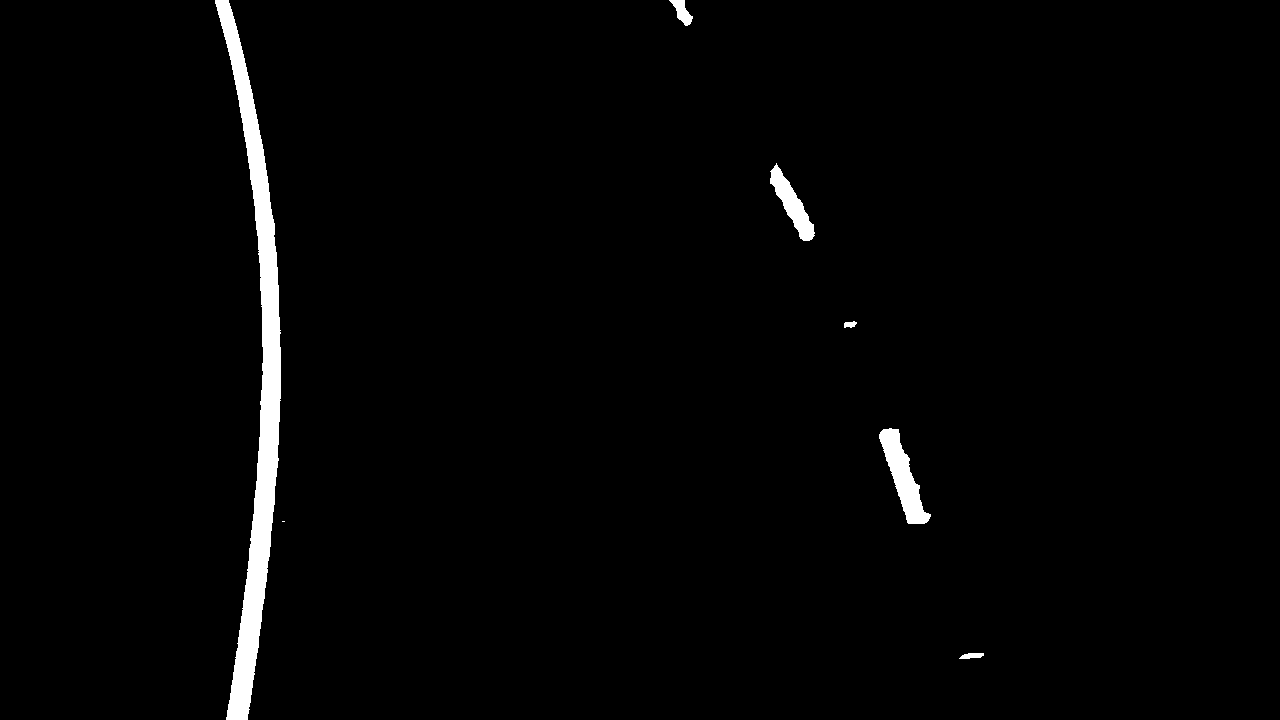
#> input picture book_images/threshold.png, 1280 x 720 px
$ jupyter execute find_lines.ipynb
#> lines starting #> are read from the running program, lines starting #| are printed output that depends on the picture; after the words box and inside, x2 and y2 are one past the last pixel; in counts of white or black regions, pixels touching at a corner belong together
# **Finding the Lane Lines**

## **Imports**

[cell 1]
import cv2
import numpy as np
import matplotlib.pyplot as plt

## **Historgram**

[cell 2]
img = cv2.imread('book_images/threshold.png')
#> img is the input picture: shape (720, 1280, 3); 1.8% white; 7 white regions (1 under 20 px), largest, box (x1, y1, x2, y2) and area: (215, 0, 281, 720) 13283, (879, 428, 931, 524) 1996, (770, 163, 815, 241) 1257, (669, 0, 693, 26) 301, (959, 653, 984, 659) 111, (844, 321, 857, 328) 65
img = cv2.cvtColor(img, cv2.COLOR_BGR2GRAY)
plt.imshow(img, cmap='gray')

[cell 3]
hist = np.sum(img[img.shape[0] // 2:, :], axis=0)
#> hist = 1280 values, max 62220 at index 263, min 0 at index 0, mean 1875.8

hist_scaled = hist.astype('float32')
#> hist_scaled has the same summary as hist
hist_scaled *= (img.shape[0]) / hist.max()
#> hist_scaled = 1280 values, max 720 at index 263, min 0 at index 0, mean 21.71

implot = plt.imshow(np.flipud(img), origin='lower', cmap='gray')
plt.plot(hist_scaled, linewidth=5, color='red')
plt.show()
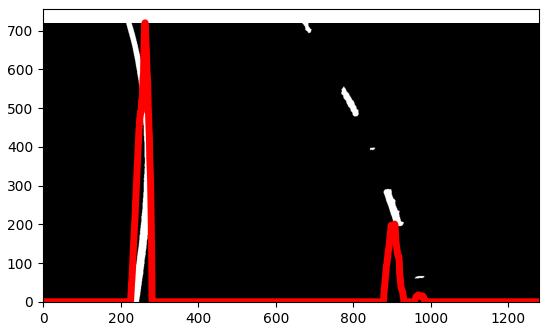
#> figure drawn by matplotlib, 1 panel

[cell 4]
def find_pixels(center, margin, window_height, non_zero_x, non_zero_y):

    # Define top-left and bottom-right x and y coords for window boundry
    top_left = (center[0] - margin, center[1] - (window_height // 2))
    bottom_right = (center[0] + margin, center[1] + window_height // 2)

    # Create conditions for array indexing
    cond_x = (non_zero_x >= top_left[0]) & (non_zero_x <= bottom_right[0])
    cond_y = (non_zero_y >= top_left[1]) & (non_zero_y <= bottom_right[1])

    # Index non-zero array to only take pixels within the window boundries
    targets_x = non_zero_x[cond_x & cond_y]
    targets_y = non_zero_y[cond_x & cond_y]

    # print(top_left, bottom_right)
    # print(len(targets_x), len(targets_y))

    return targets_x, targets_y

[cell 5]
# Create historgram
hist = np.sum(img[img.shape[0] // 2:, :], axis=0)

# Define midpoint of historgram
midpoint = int(hist.shape[0] / 2)
#> midpoint = 640

# Define base location of left and right lines based on the peak
# of the histograms to the left and right of the midpoint
left_x_base = np.argmax(hist[:midpoint])
#> left_x_base = 263
right_x_base = np.argmax(hist[midpoint:]) + midpoint
#> right_x_base = 907

# Define the number of sliding windows and window height
n_windows = 9
window_height = int(img.shape[0] // n_windows)
#> window_height = 80

# Define margin for window width
margin = 100

# Create pointers for lane center x locations
left_x_curr = left_x_base
#> left_x_curr = 263
right_x_curr = right_x_base
#> right_x_curr = 907

# Create pointer for y locations of center of first window
y_curr = img.shape[0] - window_height // 2
#> y_curr = 680

# Create empty lists to store lane line pixel locations
left_x, left_y, right_x, right_y = [], [], [], []

# Get x and y poisitions of all non-zero pixels in image
non_zero = img.nonzero()
#> non_zero = 17016 positions, rows 0 to 719, columns 215 to 983
non_zero_x = np.array(non_zero[1])
#> non_zero_x = 17016 values, max 983 at index 15511, min 215 at index 0, mean 386.7
non_zero_y = np.array(non_zero[0])
#> non_zero_y = 17016 values from 0 to 719

# Define minimum number of pixels detected to shift window
min_pixels = 50


# Start sliding window
for _ in range(n_windows):
    # Define center coords of left and right windows
    print(left_x_curr, right_x_curr, y_curr)
    center_left = (left_x_curr, y_curr)
    center_right = (right_x_curr, y_curr)

    # Get x and y coords of pixels that fall within the window
    left_window_x, left_window_y = find_pixels(center_left, margin, window_height, non_zero_x, non_zero_y)
    right_window_x, right_window_y = find_pixels(center_right, margin, window_height, non_zero_x, non_zero_y)

    # Add pixels detected in window to master lists
    left_x.extend(left_window_x)
    left_y.extend(left_window_y)
    right_x.extend(right_window_x)
    right_y.extend(right_window_y)

    # Update pointers
    if len(left_window_x) >= min_pixels:
        left_x_curr = np.int32(np.mean(left_window_x))
    if len(right_window_x) >= min_pixels:
        right_x_curr = np.int32(np.mean(right_window_x))
    y_curr -= window_height
#> this loop made 9 passes
#> (center_left, center_right, right_window_x, right_window_y, left_x_curr) on passes 6, 9: ((270, 280), (849, 280), [803, 804, 805, 806, 807, 808, 809], [240, 240, 240, 240, 240, 240, 240], 268), ((249, 40), (791, 40), [691, 692, 691, 692, 691, 692, 691, 691, 691], [16, 16, 17, 17, 18, 18, 19, 20, 21], 232)
#> (center_left, center_right, left_x_curr, right_x_curr) on passes 1, 3, 4, 5, 7: ((263, 680), (907, 680), 242, 971), ((253, 520), (971, 520), 262, 911), ((262, 440), (911, 440), 268, 895), ((268, 360), (895, 360), 270, 849), ((268, 200), (849, 200), 261, 791)
#| 263 907 680
#| 242 971 600
#| 253 971 520
#| 262 911 440
#| 268 895 360
#| 270 849 280
#| 268 849 200
#| 261 791 120
#> (further printed lines are left out)
#> after the loop, left_x = 13433 values, max 284 at index 4211, min 215 at index 12250, mean 257; left_y = 13433 values, max 719 at index 1684, min 0 at index 12250, mean 383.1; right_x = 3465 values, max 983 at index 15, min 691 at index 3456, mean 863; right_y = 3465 values, max 658 at index 100, min 16 at index 3456, mean 379.1; y_curr = -40

[cell 6]
out_img = cv2.cvtColor(img, cv2.COLOR_GRAY2RGB)
# out_img = np.zeros((img.shape[0], img.shape[1], 3))

left_fit = np.polyfit(left_y, left_x, 2)
#> left_fit = [-0.000324, 0.244, 224.5]
right_fit = np.polyfit(right_y, right_x, 2)
#> right_fit = [-0.000124, 0.494, 695.9]

draw_x = np.linspace(0, img.shape[1], img.shape[1])
#> draw_x = 1280 values from 0 to 1280

draw_y_left = np.polyval(left_fit, draw_x)
#> draw_y_left = 1280 values, max 270.5 at index 377, min 7 at index 1279, mean 204
draw_y_right = np.polyval(right_fit, draw_x)
#> draw_y_right = 1280 values from 695.9 to 1125.6

draw_points_left = (np.asarray([draw_y_left, draw_x]).T).astype(np.int32)
#> draw_points_left = 1280 pairs, first value 7 to 270, second value 0 to 1280
draw_points_right = (np.asarray([draw_y_right, draw_x]).T).astype(np.int32)
#> draw_points_right = 1280 pairs, first value 695 to 1125, second value 0 to 1280

draw = cv2.polylines(out_img, [draw_points_left], False, (0, 255, 0), thickness=8)
draw = cv2.polylines(out_img, [draw_points_right], False, (0, 255, 0), thickness=8)
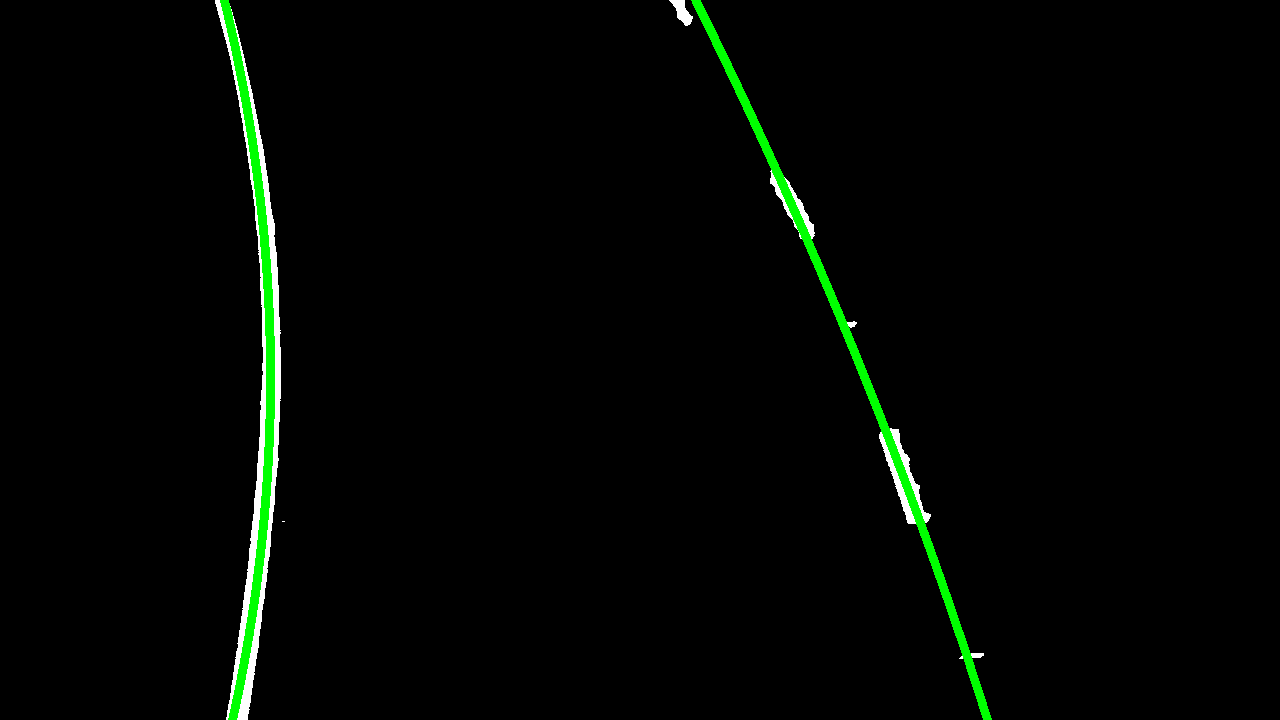
#> draw: shape (720, 1280, 3); mean B, G, R 2.5, 6.1, 2.5
draw = draw.astype(np.int32)
plt.imshow(draw)

[cell 7]
out_img = np.zeros((img.shape[0], img.shape[1], 3))

draw = cv2.polylines(out_img, [draw_points_left], False, (0, 255, 0), thickness=8)
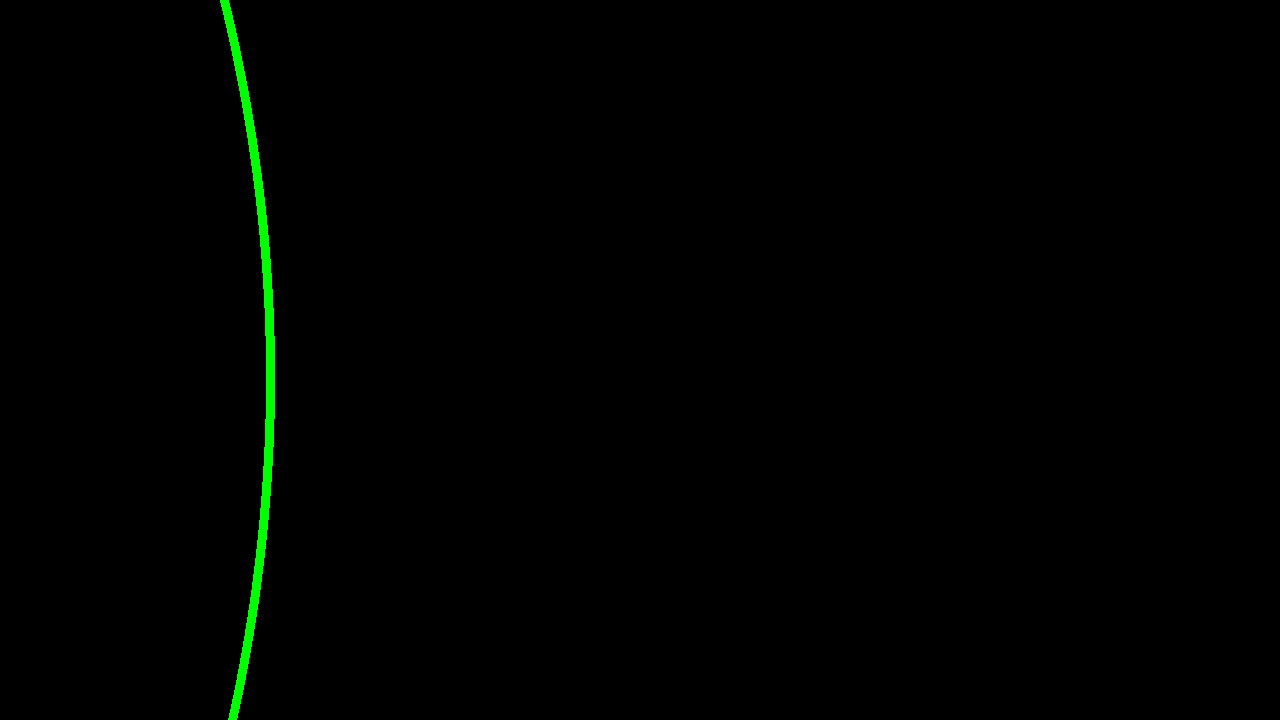
#> draw: shape (720, 1280, 3) float64; mean B, G, R 0, 1.8, 0
draw = cv2.polylines(out_img, [draw_points_right], False, (0, 255, 0), thickness=8)
# draw = draw.astype(np.int32)

cv2.imwrite('book_images/lines.png', draw)
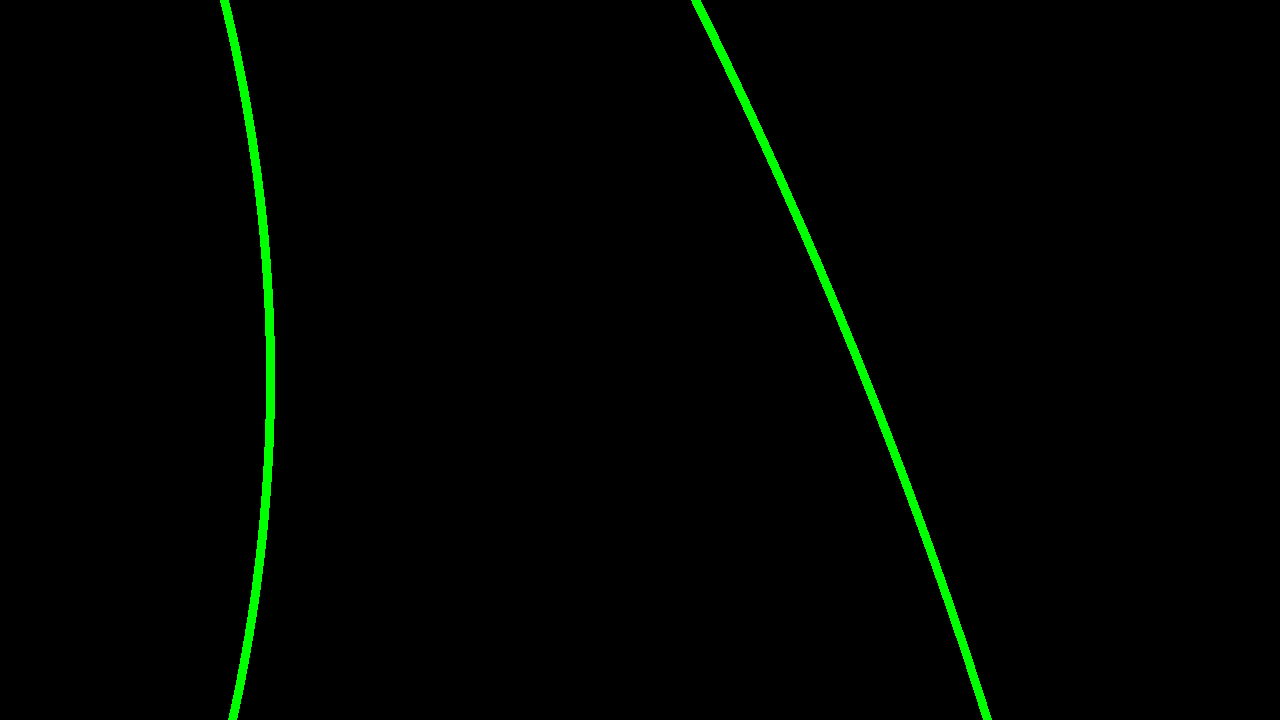
#> saved as lines.png: shape (720, 1280, 3); mean B, G, R 0, 3.7, 0
plt.imshow(out_img.astype(np.int32))
